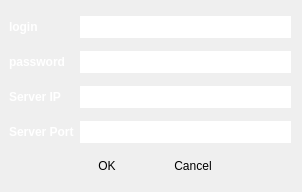
<?xml version="1.0" encoding="UTF-8"?>
<ui version="4.0">
 <class>AccountConnection</class>
 <widget class="QDialog" name="AccountConnection">
  <property name="enabled">
   <bool>true</bool>
  </property>
  <property name="geometry">
   <rect>
    <x>0</x>
    <y>0</y>
    <width>302</width>
    <height>192</height>
   </rect>
  </property>
  <property name="minimumSize">
   <size>
    <width>302</width>
    <height>192</height>
   </size>
  </property>
  <property name="maximumSize">
   <size>
    <width>302</width>
    <height>223</height>
   </size>
  </property>
  <property name="font">
   <font>
    <weight>75</weight>
    <bold>true</bold>
   </font>
  </property>
  <property name="windowTitle">
   <string>Connection</string>
  </property>
  <property name="windowIcon">
   <iconset resource="app.qrc">
    <normaloff>:/images/live-jamming.png</normaloff>:/images/live-jamming.png</iconset>
  </property>
  <property name="styleSheet">
   <string notr="true">#AccountConnection {
	background-image: url(:/images/background_connection.png);
	width:200%;
}
#AccountConnection QLineEdit{
	background: url(:/images/send_box_connection.png) transparent no-repeat;
	height:22px;
	color:white;
	border:none;
}</string>
  </property>
  <layout class="QGridLayout" name="gridLayout">
   <property name="sizeConstraint">
    <enum>QLayout::SetDefaultConstraint</enum>
   </property>
   <property name="leftMargin">
    <number>9</number>
   </property>
   <property name="bottomMargin">
    <number>8</number>
   </property>
   <property name="verticalSpacing">
    <number>8</number>
   </property>
   <item row="0" column="0">
    <widget class="QLabel" name="loginLabel">
     <property name="styleSheet">
      <string notr="true">#loginLabel {
	color: rgb(255, 255, 255);
}</string>
     </property>
     <property name="text">
      <string>login</string>
     </property>
    </widget>
   </item>
   <item row="0" column="1">
    <widget class="QLineEdit" name="loginLineEdit">
     <property name="styleSheet">
      <string notr="true"/>
     </property>
    </widget>
   </item>
   <item row="1" column="0">
    <widget class="QLabel" name="passwordLabel">
     <property name="styleSheet">
      <string notr="true">#passwordLabel {
	color: rgb(255, 255, 255);
}</string>
     </property>
     <property name="text">
      <string>password</string>
     </property>
    </widget>
   </item>
   <item row="1" column="1">
    <widget class="QLineEdit" name="passwordLineEdit">
     <property name="echoMode">
      <enum>QLineEdit::Password</enum>
     </property>
    </widget>
   </item>
   <item row="2" column="0">
    <widget class="QLabel" name="serverIpLabel">
     <property name="styleSheet">
      <string notr="true">#serverIpLabel {
	color: rgb(255, 255, 255);
}</string>
     </property>
     <property name="text">
      <string>Server IP</string>
     </property>
    </widget>
   </item>
   <item row="2" column="1">
    <widget class="QLineEdit" name="serverIpLineEdit"/>
   </item>
   <item row="3" column="0">
    <widget class="QLabel" name="serverPortLabel">
     <property name="styleSheet">
      <string notr="true">#serverPortLabel {
	color: rgb(255, 255, 255);
}</string>
     </property>
     <property name="text">
      <string>Server Port</string>
     </property>
    </widget>
   </item>
   <item row="3" column="1">
    <widget class="QLineEdit" name="serverPortLineEdit"/>
   </item>
   <item row="4" column="0" colspan="2">
    <widget class="QDialogButtonBox" name="buttonBox">
     <property name="font">
      <font>
       <pointsize>10</pointsize>
       <kerning>true</kerning>
      </font>
     </property>
     <property name="accessibleName">
      <string/>
     </property>
     <property name="accessibleDescription">
      <string/>
     </property>
     <property name="autoFillBackground">
      <bool>false</bool>
     </property>
     <property name="styleSheet">
      <string notr="true">#AccountConnection QPushButton {
background:url(:/images/btn.png) transparent no-repeat;
border:0px;
width:80px;
height:20px;
}
#AccountConnection QPushButton:hover {
background:url(:/images/btn_hover.png) transparent no-repeat;
border:0;
width:70px;
height:25px;
}
#AccountConnection QPushButton:pressed {
background:url(:/images/btn_hover.png) transparent no-repeat;
border:0;
width:70px;
height:25px;
}
</string>
     </property>
     <property name="orientation">
      <enum>Qt::Horizontal</enum>
     </property>
     <property name="standardButtons">
      <set>QDialogButtonBox::Cancel|QDialogButtonBox::Ok</set>
     </property>
     <property name="centerButtons">
      <bool>true</bool>
     </property>
    </widget>
   </item>
  </layout>
 </widget>
 <resources>
  <include location="app.qrc"/>
 </resources>
 <connections/>
</ui>
